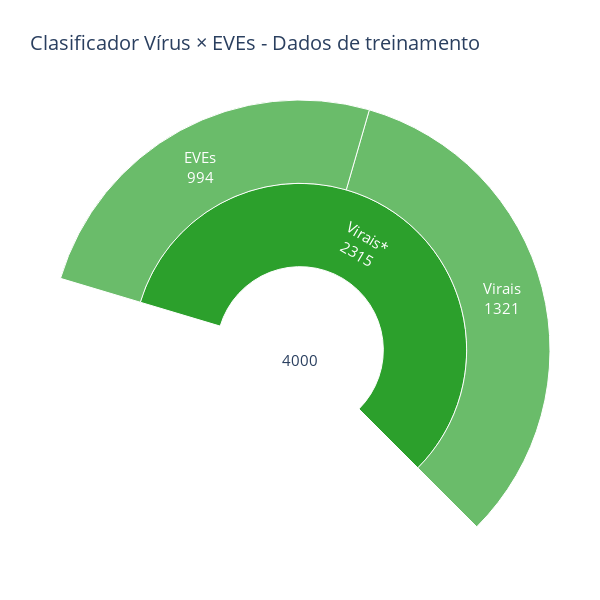

Write notebook code for a chart like this one.
### Code cell
import plotly.graph_objects as go
import plotly.express as px


# 0	RNPM68_01	2	12	5	1	1	0	12	0	5	0.0	0.0	0.0
# 1	RNPM164_01	42	24	14	40	2	0	24	0	14	0.0	0.0	0.0
# 3	RKPM44_06	25	21	26	23	2	0	21	0	26	0.0	0.0	0.0
# 8	RNPM170_01	42	24	14	40	2	0	24	0	14	0.0	0.0	0.0
# 6	RNPM110_02	47	73	151	17	30	4	69	1	150	5.797101	0.666667	2.283105
# 5	RNPM2_02	61	270	943	5	56	24	246	64	879	9.756098	7.281001	7.822222
# 2	RNPM221_01	20	297	62	11	9	23	274	4	58	8.394161	6.896552	8.13253

# ID	viral	nonviral	nohit	viral [viral]	viral [eve]	nonviral [viral]	nonviral [eve]	nohit [viral]	nohit [eve]	nv_v %	nh_v %	foo %
# RNPM169_01    24  18  7	22	2	2	16	0	7	12.5	0.0	8.695652

# 4	ZIKV_01	66	346	330	36	30	99	247	93	237	40.080972	39.240506	39.669421


# df = px.data.tips()
# fig = px.sunburst(df, path=['sex', 'day', 'time'], values='total_bill', color='day')
# fig.show()


sunburst = go.Sunburst(
# fig = go.Figure(px.Sunburst(
    # labels=["Contigs Montados", "Não virais"],
    # parents=["", "Contigs Montados"],
    # values=[70, 346],
    textinfo='label+value',
    # leaf=[.7, .3],
    # leaf=.3,
    # leaf=True
    sort=True,
    rotation=-45,
    # insidetextorientation='horizontal',
    # insidetextorientation='radial',
    # insidetextorientation='tangential',
    branchvalues='total',
    textfont_size=15,
    labels=[" ", "Virais*", "Virais", "EVEs"],
    # labels=["Contigs Montados", "Contigs >= 200 nt", "Não virais", "Não Mapeados", "Virais*", "Virais Endógenos", "Virais"],
    # parents=["", "Contigs Montados", "Contigs Montados", "Contigs Montados", "Virais*", "Virais*" ],
    parents=["", " ", "Virais*", "Virais*" ],
    # values=[3166, 80, 24, 14, 42, 40, 2],
    values=[4000, 2315, 1321, 994],

    # labels=["Eve", "Cain", "Seth", "Enos", "Noam", "Abel", "Awan", "Enoch", "Azura"],
    # parents=["", "Eve", "Eve", "Seth", "Seth", "Eve", "Eve", "Awan", "Eve" ],
    # values=[10, 14, 12, 10, 2, 6, 6, 4, 4],
)

fig = go.Figure(
    data=[sunburst],
    layout=go.Layout(
        title=go.layout.Title(text="Clasificador Vírus × EVEs - Dados de treinamento"),
        title_font_size=20,
        height=600,
        width=600,
        margin=dict(l=0, r=0, b=0),
        # automargin=False,
        # autosize=True,
        # boxmode=True,
        # colorway=['#1f77b4', '#ff7f0e', '#2ca02c', '#d62728', '#9467bd', '#8c564b', '#e377c2', '#7f7f7f', '#bcbd22', '#17becf'],
        # colorway=['#ff7f0e', '#2ca02c', '#d62728', '#9467bd', '#8c564b', '#e377c2', '#7f7f7f', '#bcbd22', '#17becf'],
        colorway=['#2ca02c', '#d62728', '#9467bd', '#8c564b', '#e377c2', '#7f7f7f', '#bcbd22', '#17becf'],
        # colorway=['#17becf'],
    )
)
# fig.update_layout(title_automargin='paper')
# fig.update_layout(title_text='RNPM170_01: Classification', margin=dict(l=0, r=0, b=0))


fig.show()

### Figure 1 — Plotly figure (JSON) as saved in the notebook; plotly's stock layout.template omitted (floating-point values rounded to 4 significant figures)
{"data": [{"branchvalues": "total", "labels": [" ", "Virais*", "Virais", "EVEs"], "parents": ["", " ", "Virais*", "Virais*"], "rotation": -45, "sort": true, "textfont": {"size": 15}, "textinfo": "label+value", "type": "sunburst", "values": [4000, 2315, 1321, 994]}], "layout": {"colorway": ["#2ca02c", "#d62728", "#9467bd", "#8c564b", "#e377c2", "#7f7f7f", "#bcbd22", "#17becf"], "height": 600, "margin": {"b": 0, "l": 0, "r": 0}, "title": {"font": {"size": 20}, "text": "Clasificador Vírus × EVEs - Dados de treinamento"}, "width": 600}}
